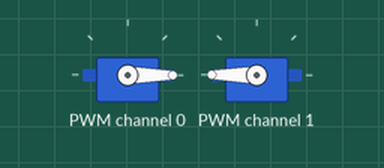
A program run on a simulated Raspberry Pi (BCM pin numbers). Parts: 2 × servo.

Above: at 1.05 s.
At 1.9 s:
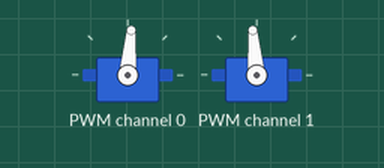
At 2.8 s:
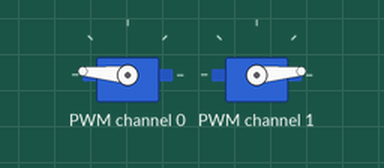
At 4.55 s:
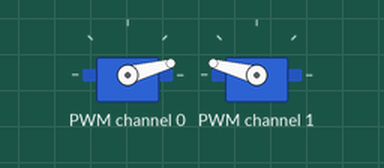
Timing chart, 0 to 9.5 s (numbered marks = the images above):
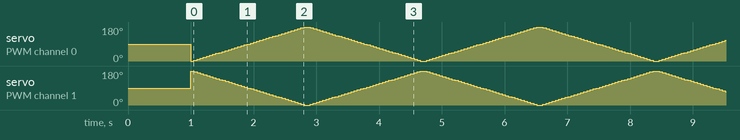

The program:

pan_tilt_demo.py
```python
#!/usr/bin/env python3
# -*- coding: utf-8 -*-

import time
from adafruit_servokit import ServoKit

# 16 チャンネル分用意された ServoKit インスタンスを生成
kit = ServoKit(channels=16)

# SG90 サーボ向けにパルス幅レンジをキャリブレーション（必要に応じて調整してください）
# 通常 SG90: 500μs (0°) ～ 2500μs (180°)
kit.servo[0].set_pulse_width_range(500, 2500)  # チャンネル 0 — パン
kit.servo[1].set_pulse_width_range(500, 2500)  # チャンネル 1 — チルト

def pan(angle: float):
    """
    パン動作：チャンネル 0 を指定角度へ移動
    :param angle: 0～180 の範囲
    """
    kit.servo[0].angle = max(0, min(180, angle))

def tilt(angle: float):
    """
    チルト動作：チャンネル 1 を指定角度へ移動
    :param angle: 0～180 の範囲
    """
    kit.servo[1].angle = max(0, min(180, angle))

def demo_sweep():
    """
    パン・チルトを往復させるデモ
    """
    try:
        while True:
            # 0→180° にスイープ
            for a in range(0, 181, 5):
                pan(a)
                tilt(180 - a)
                time.sleep(0.05)
            # 180→0° にスイープ
            for a in range(180, -1, -5):
                pan(a)
                tilt(180 - a)
                time.sleep(0.05)
    except KeyboardInterrupt:
        # Ctrl+C で終了したらサーボをニュートラルへ戻す
        pan(90)
        tilt(90)
        print("\nDemo stopped, servos reset to 90°.")

if __name__ == "__main__":
    # 初期ポジション：両サーボとも 90°（中央）
    pan(90)
    tilt(90)
    time.sleep(1)
    # デモ開始
    demo_sweep()
```
